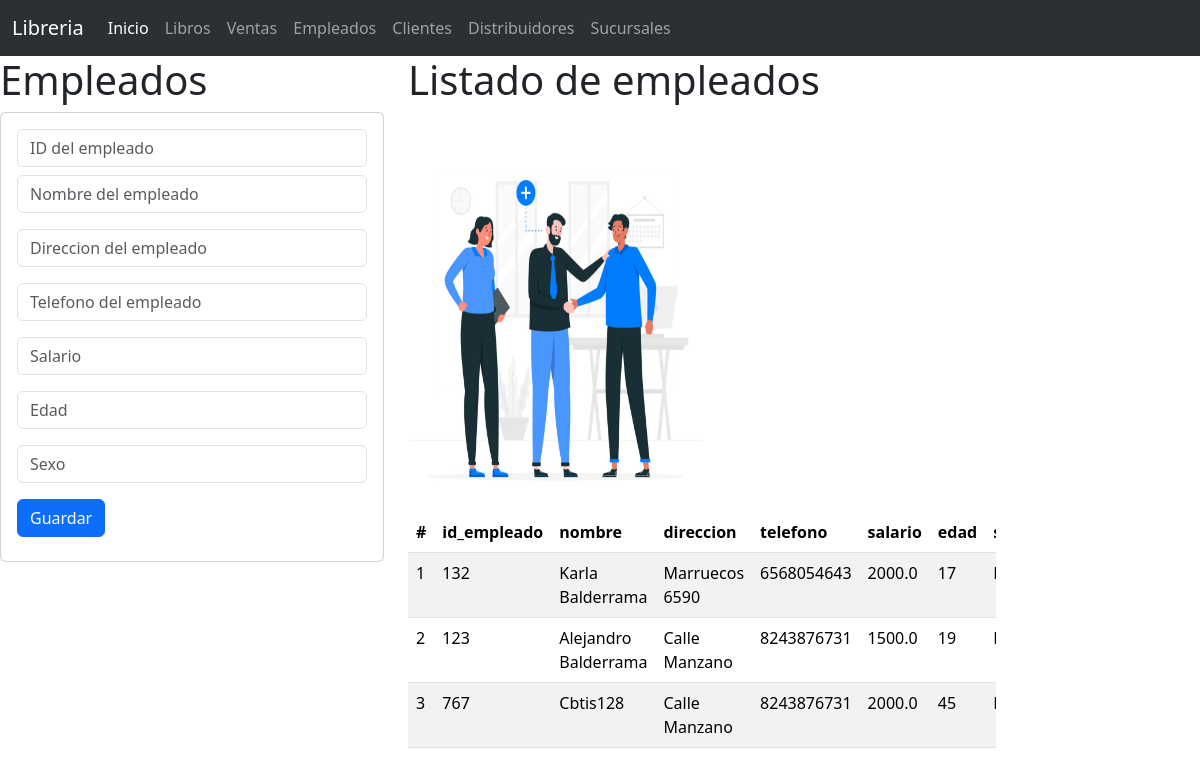
The app's page /empleados with its own data.
### empleado_app/models.py (models this page shows, shortened)
class Empleados(models.Model):
    id_empleado = models.PositiveBigIntegerField(null=False, primary_key=True)
    nombre = models.CharField(max_length=50, null=False)
    direccion = models.CharField(null=False, max_length=50)
    telefono = models.PositiveBigIntegerField(null=False)
    salario = models.FloatField()
    edad = models.PositiveBigIntegerField(null=False)
    sexo = models.CharField(null=False, max_length=10)

### empleado_app/views.py (the view)
# urls.py: path("empleados", views.inicio_vistaEmpleados, name= "empleados" ),
def inicio_vistaEmpleados(request):
    losEmpleados=Empleados.objects.all()
    return render(request,"gestionarEmpleados.html", {"misEmpleados":losEmpleados})

### empleado_app/templates/gestionarEmpleados.html (shortened to what this page needs)
{% extends "base.html" %}
{% load static %}
{% block cuerpo %}
<div class="row">
    <div class="col-sm-12 col-md-4 col-lg-4 col-xl-4">
        <h1> Empleados </h1>
    <div class="card">
        <div class="card-body">
            <form action="/registrarEmpleados/" method="POST"> {% csrf_token %}
                <div class="form-group">
                    <input type="text" id="numid_empleado" name="numid_empleado" class="form-control"
                    value="{{misEmpleados.id_empleado}}" placeholder="ID del empleado" minLenght="1" maxLenght="10"  required>
                </div>
                <div class="form-group py-2">
                    <input type="text" id="txtnombre" name="txtnombre" class="form-control"
                    value="{{misEmpleados.nombre}}" placeholder="Nombre del empleado" maxLenght="50" required>
                </div>
                <div class="form-group py-2">
                    <input type="text" id="txtdireccion" name="txtdireccion" class="form-control"
                    value="{{misEmpleados.direccion}}" placeholder="Direccion del empleado" max="50" required>
                </div>
                <div class="form-group py-2">
                    <input type="text" id="numtelefoto" name="numtelefoto" class="form-control"
                    value="{{misEmpleados.telefono}}" placeholder="Telefono del empleado" max="20" required>
                </div>
                <div class="form-group py-2">
                    <input type="text" id="numsalario" name="numsalario" class="form-control"
                    value="{{misEmpleados.salario}}" placeholder="Salario" max="50" required>
                </div>
                <div class="form-group py-2">
                    <input type="text" id="numedad" name="numedad" class="form-control"
                    value="{{misEmpleados.edad}}" placeholder="Edad" max="50" minLenght="1" maxLenght="10" required>
                </div>
                <div class="form-group py-2">
                    <input type="text" id="txtsexo" name="txtsexo" class="form-control"
                    value="{{misEmpleados.sexo}}" placeholder="Sexo" max="100" required>
                </div>
                <div class="form-group py-2">
                    <button type="submit" class="btn btn-primary">Guardar</button>
                </div>
            </form>
        </div>
    </div>
    </div>
    <div class="col-sm-12 col-md-6 col-lg-6 col-xl-6">
    <h1>Listado de empleados</h1>
    <img class="w-50" src="{%static "img/empleado.jpg"%}" alt="noimg" width="400" height="400"/>
    <div class="table-responsive">
    <table class="table table-striped">
        <thead>
        <tr>
            <th scope="col">#</th>
            <th scope="col">id_empleado</th>
            <th scope="col">nombre</th>
            <th scope="col">direccion</th>
            <th scope="col">telefono</th>
            <th scope="col">salario</th>
            <th scope="col">edad</th>
            <th scope="col">sexo</th>
        </tr>
        </thead>
        <tbody>
            {% for m in misEmpleados %}
                <tr>
                    <td>{{forloop.counter}}</td>
                    <td>{{m.id_empleado}}</td>
                    <td>{{m.nombre}}</td>
                    <td>{{m.direccion}}</td>
                    <td>{{m.telefono}}</td>
                    <td>{{m.salario}}</td>
                    <td>{{m.edad}}</td>
                    <td>{{m.sexo}}</td>
                </tr>
            {% endfor %}
        </tbody>
    </table>
    </div>
</div>
{% endblock %}

### records on screen
Empleados: id_empleado "132", nombre "Karla Balderrama", direccion "Marruecos 6590", telefono "6568054643", salario "2000.0", edad "17"
Empleados: id_empleado "123", nombre "Alejandro Balderrama", direccion "Calle Manzano", telefono "8243876731", salario "1500.0", edad "19"
Empleados: id_empleado "767", nombre "Cbtis128", direccion "Calle Manzano", telefono "8243876731", salario "2000.0", edad "45"
